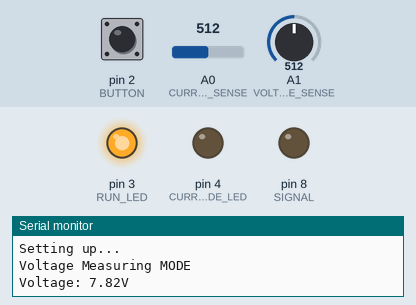
The sketch below on a simulated Arduino Uno, built with avr-gcc and run on an emulated ATmega328P. On the bench: output pins drawn as LEDs (lit = HIGH), the last lines printed to the serial monitor. Dashed ring = blinking. The inputs (shaded band) are chosen by the test bench; at power-on: pin 2 (BUTTON) HIGH, A0 (CURRENT_SENSE) = 512, A1 (VOLTAGE_SENSE) = 512.

Above: at 6.2 s.
6.3 s: pin 2 (BUTTON) pulled LOW for 3.2 s
At 12.4 s:
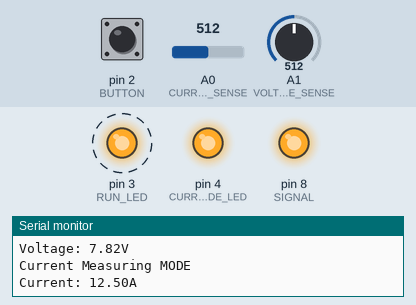
12.5 s: pin 2 (BUTTON) pulled LOW for 0.15 s
At 15.5 s:
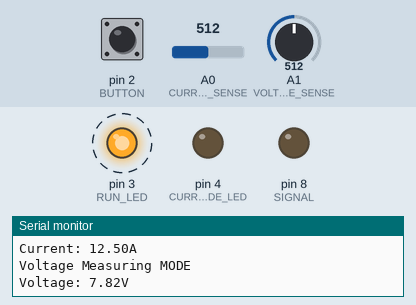
15.6 s: pin 2 (BUTTON) pulled LOW for 1 s
At 17.0 s:
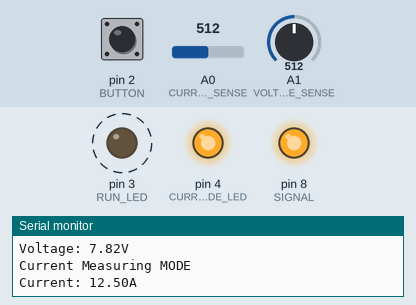
Timing chart, 0 to 25.6 s (numbered marks = the images above; inputs shaded):
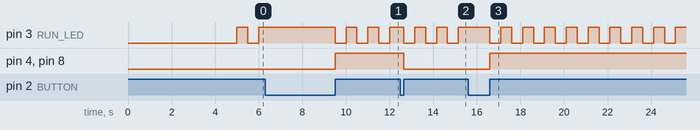

The sketch:

volt_ampere_meter_v1.ino
```cpp
/* SIMPLE AMPERE-VOLT METER
 *
 *  Written by Bahadir YILDIRIM
 *
 *  This project is measuring voltage and ampere.
 *  Max input voltage: 0V - 10V
 *  Max input ampere : 0A - 20A
 *
 */
 #define BUTTON  2
 #define RUN_LED  3
 #define CURRENT_MODE_LED  4
 #define CURRENT_SENSE  A0
 #define VOLTAGE_SENSE  A1
 #define SIGNAL  8

 unsigned long counter = 0;
 bool modeChanger = 0, modeShow = 0, measuringShow = 0, toggle = 0;
 uint16_t voltageRaw = 0, currentRaw = 0;
 float voltage = -1, current = -1, sameVal = 0;

void setup() {

  /* Defining INPUT and OUTPUTS */

  pinMode(BUTTON, INPUT);
  pinMode(RUN_LED, OUTPUT);
  pinMode(CURRENT_MODE_LED, OUTPUT);
  pinMode(SIGNAL, OUTPUT);
  Serial.begin(9600);
  Serial.println("Welcome!");
  delay(2000);
  Serial.println("Setting up...");
  delay(3000);

}

void loop() {

/* RUN LED is blinking */
  if((millis() - counter ) > 500)
  {
    counter = millis();
    if(toggle == 0)
    {
      digitalWrite(RUN_LED, HIGH);
      toggle = 1;
    }
    else
    {
      digitalWrite(RUN_LED, LOW);
      toggle = 0;
    }
  }

  /* Selecting MODES */
  if(digitalRead(BUTTON) == 0)
  {
    while(!digitalRead(BUTTON));
    modeShow = 0;
    if(modeChanger == 0)
      modeChanger = 1;
    else
      modeChanger = 0;
  }


  /* Voltage Measuring MODE */
  if(modeChanger == 0)
  {
    digitalWrite(CURRENT_MODE_LED, LOW);
    digitalWrite(SIGNAL, LOW);
    if(modeShow == 0)
    {
      Serial.println("Voltage Measuring MODE");
      modeShow = 1;
    }

    voltageRaw = analogRead(VOLTAGE_SENSE);
    voltage = voltageRaw * 0.0048828 * 3.12765;
    if(voltage != sameVal)
    {
      Serial.print("Voltage: ");
      Serial.print(voltage);
      Serial.println("V");
      sameVal = voltage;
    }

  }
  /* Current Measuring MODE */
  if(modeChanger == 1)
  {
    digitalWrite(CURRENT_MODE_LED, HIGH);
    digitalWrite(SIGNAL, HIGH);
    if(modeShow == 0)
    {
      Serial.println("Current Measuring MODE ");
      modeShow = 1;
      currentRaw = analogRead(CURRENT_SENSE);
      current = currentRaw * 0.024414;
      if(current != sameVal)
      {
        Serial.print("Current: ");
        Serial.print(current);
        Serial.println("A");
        sameVal = current;
      }
    }
  }

}
```

Measured:
- after the input at 6.3 s, pin 4 (CURRENT_MODE_LED), pin 8 (SIGNAL): LOW → HIGH after 3.2 s
- after the input at 12.5 s, pin 4 (CURRENT_MODE_LED), pin 8 (SIGNAL): HIGH → LOW after 0.15 s
- after the input at 15.6 s, pin 4 (CURRENT_MODE_LED), pin 8 (SIGNAL): LOW → HIGH after 1.0 s
- by itself, pin 3 (RUN_LED): alternates HIGH for 0.50 s and LOW for 0.50 s
